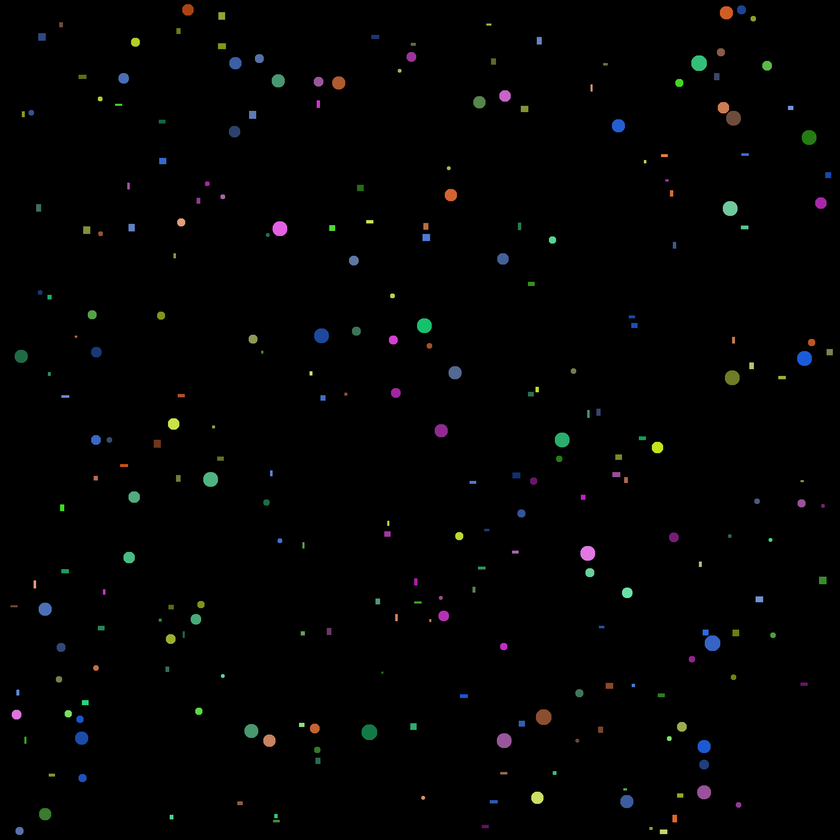
#> input picture figures_and_colors/balls_and_rects.png, 840 x 840 px, shrunk from 2000 x 2000 before the run
$ python main.py
#> lines starting #> are read from the running program, lines starting #| are printed output that depends on the picture; after the words box and inside, x2 and y2 are one past the last pixel; in counts of white or black regions, pixels touching at a corner belong together
import matplotlib.pyplot as plt
from skimage.measure import label, regionprops
from skimage.color import rgb2hsv
import numpy as np

def determine_the_shade(reg):
    cnt = 0
    shade = "Оттенок1"
    col = [0.19202898, 0.30476192, 0.41509435, 0.60897434, 0.8333333]
    for i in range(len(col)):
        cnt += 1
        if reg < col[i]:
            return shade
        else:
            shade = shade.replace(str(cnt), str(cnt + 1), 1)
    shade = shade.replace(str(cnt), str(cnt + 1), 1)
    return shade

image = plt.imread("balls_and_rects.png")
#> image is the input picture: shape (840, 840, 3) float32; mean R, G, B 0.00815, 0.00929, 0.00893
hsv_image = rgb2hsv(image)
#> hsv_image: shape (840, 840, 3) float32; mean of channels 0, 1, 2 0.0147, 0.0236, 0.013

gray = image.mean(axis=2)
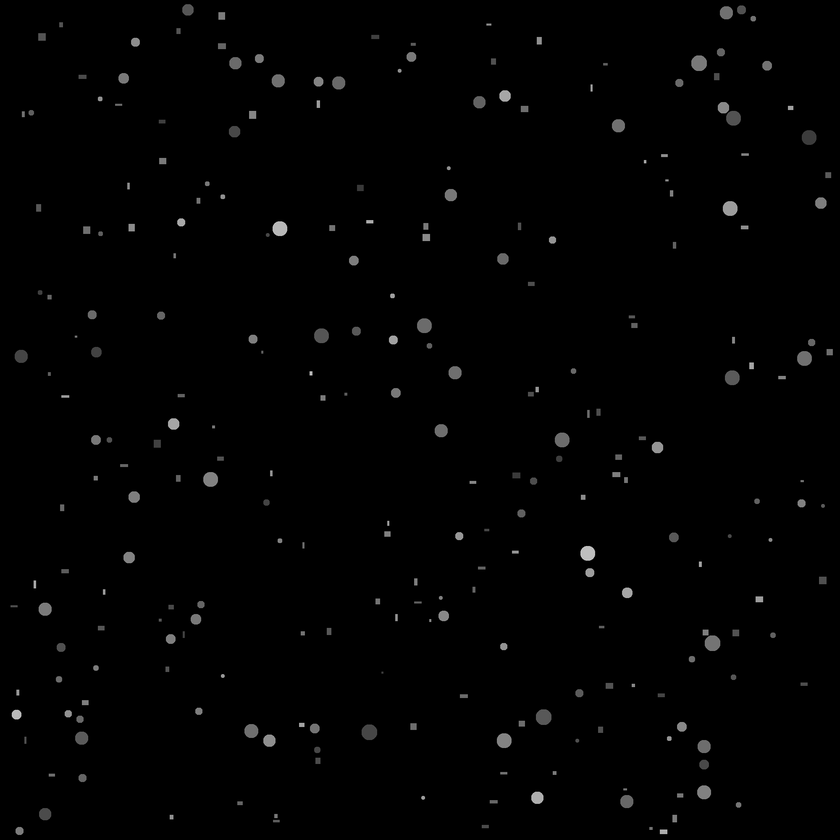
#> gray: shape (840, 840) float32; min 0, max 0.825, mean 0.00879
binary = gray > 0
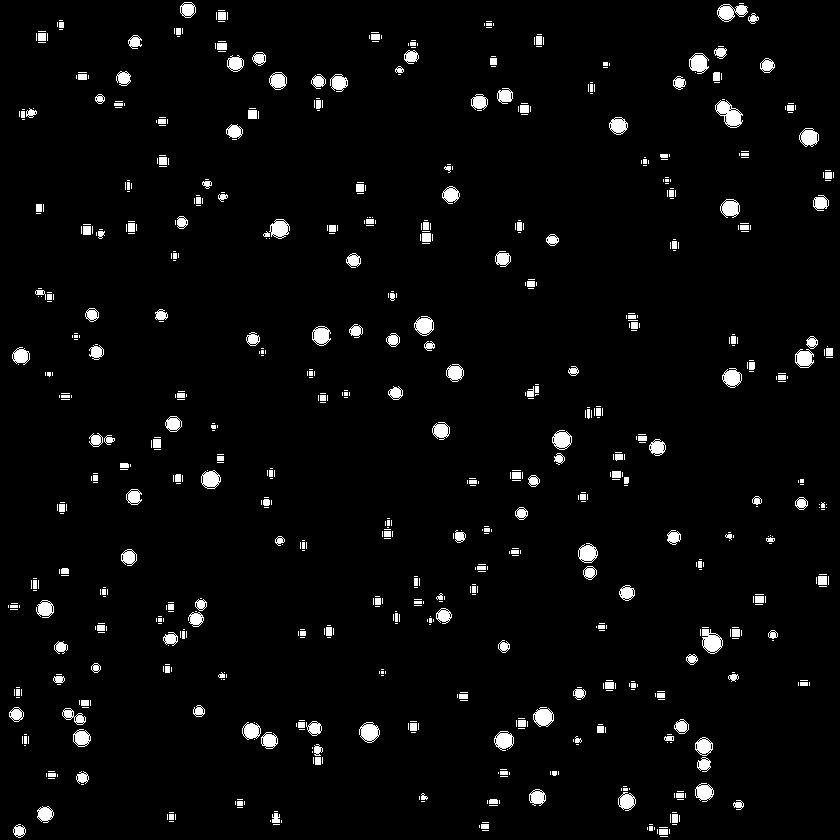
#> binary: shape (840, 840) bool; 3.5% white; 789 white regions (550 under 20 px)
labeled = label(binary)
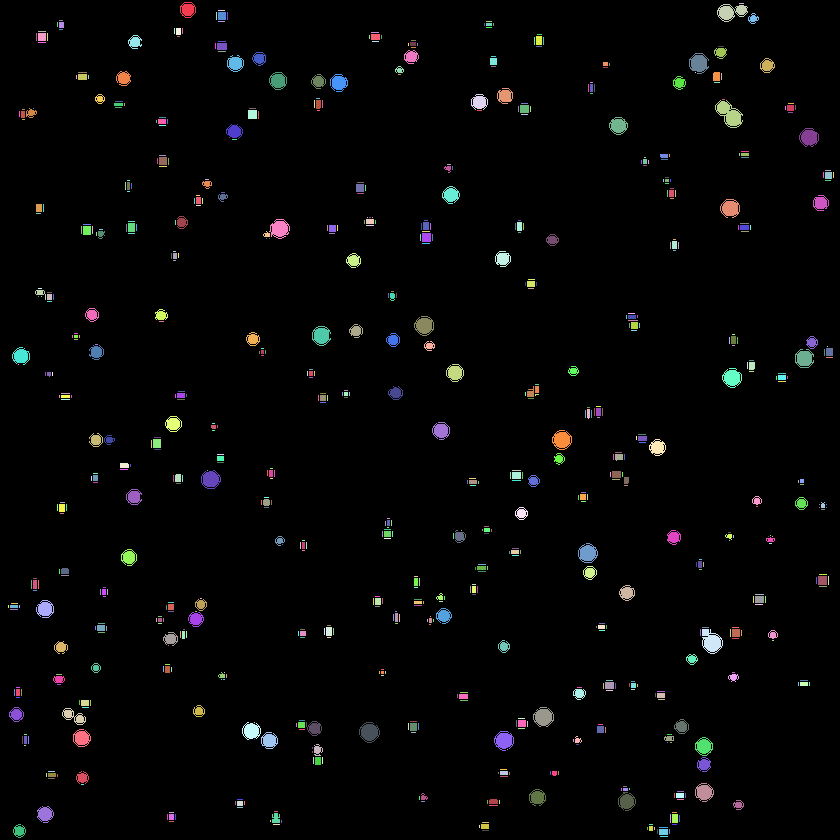
#> labeled: shape (840, 840) int32; 790 distinct labels, from 0 to 789; one colour per label, 0 black
regions = regionprops(labeled)
#> regions = 789 regions; largest, box (x1, y1, x2, y2) and area: (715, 100, 743, 128) 411, (702, 629, 723, 654) 340, (717, 4, 748, 22) 321, (359, 722, 380, 743) 285, (533, 707, 554, 727) 283

cnt_ball, cnt_rect = 0, 0
colors_ball, colors_rect = [], []
res_rect, res_ball = {}, {}
for region in regions:
    if region.eccentricity == 0.0:
        yb, xb = region.centroid
        colors_ball.append(hsv_image[int(yb), int(xb), 0])
        cnt_ball += 1
    else:
        yr, xr = region.centroid
        colors_rect.append(hsv_image[int(yr), int(xr), 0])
        cnt_rect += 1
#> this loop made 789 passes
#> (yr, xr) on passes 1, 2, 3, 4, 5, 7, 8, 9, 10, 11, 12, 13: (9.26, 187.4), (3, 741), (11.54, 730.8), (10, 221), (15.5, 216), (15.5, 227), (18.25, 752.8), (20, 60.5), (21, 221), (21, 488.5), (24, 57), (24.5, 61)
#> (yb, xb) on passes 6, 25, 55, 65: (15.5, 221.5), (36.5, 41.5), (61, 493), (72, 695)
#> after the loop, cnt_ball = 52; cnt_rect = 737; colors_ball = 52 values, max 0.833 at index 24, min 0 at index 38, mean 0.428; colors_rect = 737 values, max 0.833 at index 46, min 0 at index 7, mean 0.367
print(f"Общие число фигур равно {cnt_ball + cnt_rect}")
#| Общие число фигур равно 789


for i in colors_ball:
    color = determine_the_shade(i)
    if color not in res_ball:
        res_ball[color] = 0
    res_ball[color] += 1
#> this loop made 52 passes
#> (i, shade in determine_the_shade, color) on passes 1 to 12: (0.194, 'Оттенок1', 'Оттенок2'), (0.61, 'Оттенок1', 'Оттенок5'), (0.195, 'Оттенок1', 'Оттенок2'), (0.417, 'Оттенок1', 'Оттенок4'), (0.5, 'Оттенок1', 'Оттенок4'), (0.611, 'Оттенок1', 'Оттенок5'), (0.611, 'Оттенок1', 'Оттенок5'), (0.611, 'Оттенок1', 'Оттенок5'), (0.306, 'Оттенок1', 'Оттенок3'), (0.333, 'Оттенок1', 'Оттенок3'), (0.333, 'Оттенок1', 'Оттенок3'), (0.306, 'Оттенок1', 'Оттенок3')
#> after the loop, res_ball = {'Оттенок2': 6, 'Оттенок5': 10, 'Оттенок4': 10, 'Оттенок3': 15, 'Оттенок1': 5, 'Оттенок6': 6}
print(f"Мячики по цветам {sorted(res_ball.items())}")
#| Мячики по цветам [('Оттенок1', 5), ('Оттенок2', 6), ('Оттенок3', 15), ('Оттенок4', 10), ('Оттенок5', 10), ('Оттенок6', 6)]

for i in colors_rect:
    color = determine_the_shade(i)
    if color not in res_rect:
        res_rect[color] = 0
    res_rect[color] += 1
#> this loop made 737 passes
#> (i, color) on passes 1 to 3: (0.0552, 'Оттенок1'), (0.667, 'Оттенок5'), (0.0549, 'Оттенок1')
print(f"Прямоугольники по цветам {sorted(res_rect.items())}")
#| Прямоугольники по цветам [('Оттенок1', 244), ('Оттенок2', 75), ('Оттенок3', 92), ('Оттенок4', 141), ('Оттенок5', 101), ('Оттенок6', 84)]

plt.figure()
plt.subplot(121)
plt.plot(sorted(colors_ball), "o-")
plt.subplot(122)
plt.plot(sorted(colors_rect), "o-")
plt.show()
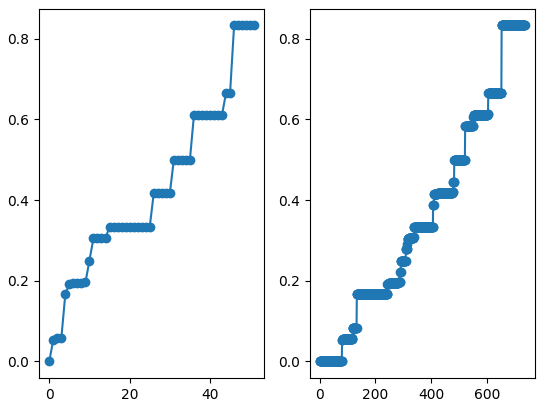
#> figure drawn by matplotlib, 2 panels; panel 1: curve peaks at x = 46, y = 0.833; panel 2: curve peaks at x = 653, y = 0.833
